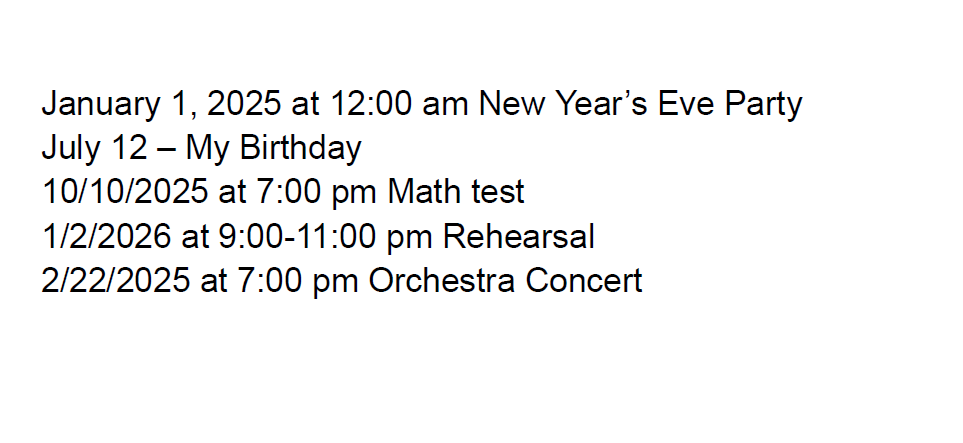
#> input picture pdfs/Screenshot 2026-02-05 180738.png, 963 x 443 px, found by its file name
$ python image_extraction.py
#> lines starting #> are read from the running program, lines starting #| are printed output that depends on the picture; after the words box and inside, x2 and y2 are one past the last pixel; in counts of white or black regions, pixels touching at a corner belong together
from PIL import Image
import pytesseract
import sys
from .cleaner import cleaner
import cv2
import numpy as np

def preprocess(img_path):
    try:
        img = cv2.imread(img_path, 0)
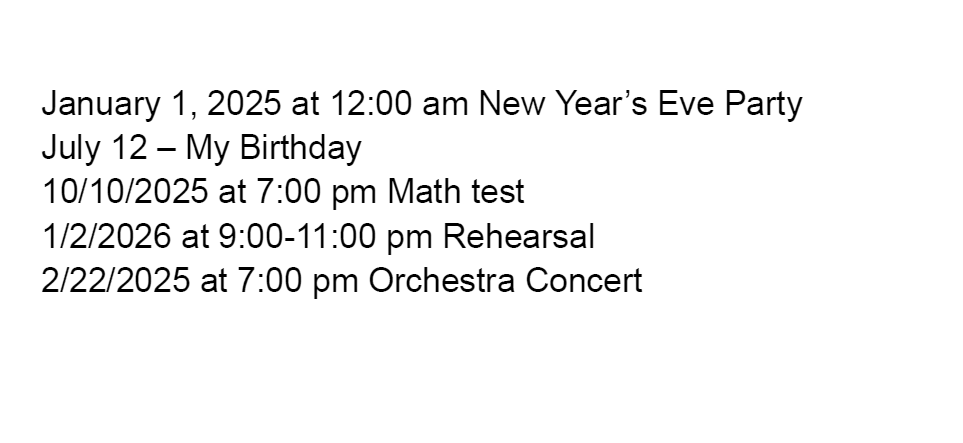
#> img: shape (443, 963); min 0, max 255, mean 244.5

        # upscale
        img = cv2.resize(img, None, fx=2, fy=2)
#> img: shape (886, 1926)

        # denoise
        img = cv2.medianBlur(img, 3)

        # threshold
        _, img = cv2.threshold(img, 0, 255,
                            cv2.THRESH_BINARY + cv2.THRESH_OTSU)
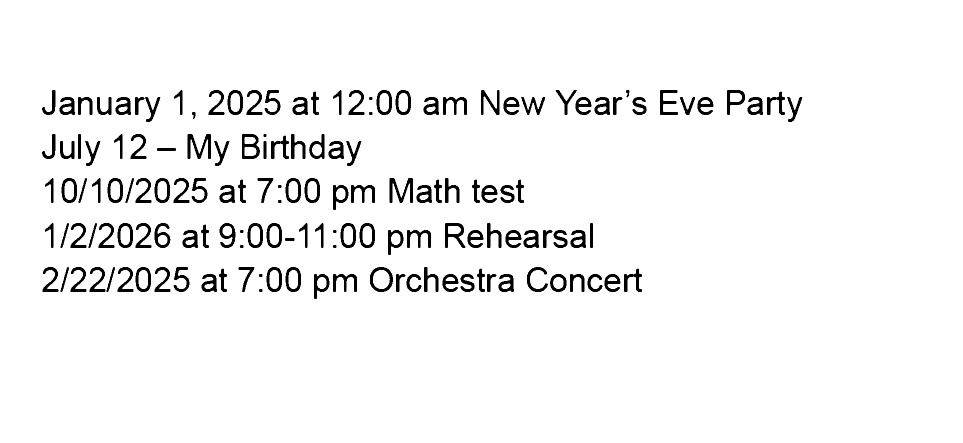
#> img: shape (886, 1926) (shown at 1/2 size); 95.5% white; 149 black regions, largest, box (x1, y1, x2, y2) and area: (375, 268, 422, 318) 1098, (779, 356, 826, 406) 1098, (484, 268, 520, 318) 910
    except Exception as e:
        print (f"Exception {e}")
        sys.exit(1)

    # deskew
    coords = np.column_stack(np.where(img > 0))
#> coords = 1629262 pairs, first value 0 to 885, second value 0 to 1925
    angle = cv2.minAreaRect(coords)[-1]
#> angle = -90

    if angle < -45:
        angle = -(90 + angle)
#> angle = 0
    else:
        angle = -angle

    (h, w) = img.shape[:2]
#> h = 886; w = 1926
    M = cv2.getRotationMatrix2D((w//2, h//2), angle, 1.0)
#> M = [[1, 0, 0], [0, 1, 0]]
    deskewed = cv2.warpAffine(img, M, (w, h),
                            flags=cv2.INTER_CUBIC,
                            borderMode=cv2.BORDER_REPLICATE)

    return deskewed

def image_extractor(img_path):

    processed_img = preprocess(img_path)
    try:
        img = processed_img

        print("Running OCR (pytesseract.image_to_string):")
        text = pytesseract.image_to_string(img, lang='eng', config='--psm 6')
        print("=" * 60)
        print("OCR OUTPUT:")
        print("=" * 60)
        print(repr(text))
        print(f"\nLength: {len(text)} characters")
        print("=" * 60)

        if len(text.strip()) == 0:
            print("⚠️  Warning: OCR returned empty string. Image may not contain readable text.")
        else:
            print("✓ OCR extraction successful! Cleaned output: ")
            return cleaner(text)

    except FileNotFoundError as e:
        print(f"❌ FileNotFoundError: {e}")
        sys.exit(1)
    except Exception as e:
        print(f"❌ Exception: {type(e).__name__}: {e}")
        import traceback
        traceback.print_exc()
        sys.exit(1)

    return text

def main():
    import os
    file = os.path.abspath("/home/jyx1586/Calendar-Buddy/pdfs/Screenshot 2026-02-05 180738.png")
    image_extractor(file)
#> (the call stopped at in image_extractor, `text = pytesseract.image_to_string(img, lang='eng', config='--psm 6')`: pytesseract is not available in this run)

if __name__ == "__main__":
    main()
